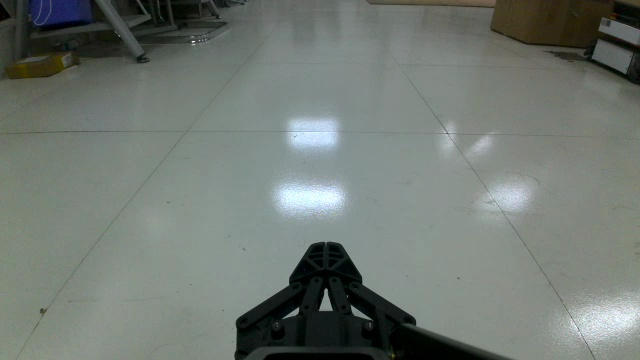
#> input picture results/patrol/loop_24_1.jpg, 640 x 360 px
$ python demo_calibration.py
#> lines starting #> are read from the running program, lines starting #| are printed output that depends on the picture
#!/usr/bin/env python3
"""模拟测距标定过程（演示用，合成数据，不是真机结果）。

生成一层地平面（相机下俯、地平线在画面外），模拟“点物体底部接触点 + 记录真实距离”，
演示：
  ① 固定针孔（俯角 0）为什么失效；
  ② 地平面标定 Z=a/(v-y_h) 如何拟合；
  ③ 采样从 1 张到 200 张时，误差如何收敛。

输出 results/calibration_demo/：
  calibration_demo.png   三栏说明图
  calibration_demo.gif   采样收敛动画（可直接放视频）
  calibration_demo.json  演示参数与误差（标注 simulated=true）

用法: ai312/bin/python scripts/demo_calibration.py
"""
import argparse
import json
import os

import numpy as np
from PIL import Image
import matplotlib
matplotlib.use("Agg")
import matplotlib.pyplot as plt
from matplotlib import font_manager
plt.rcParams["font.family"] = "Hiragino Sans GB"
plt.rcParams["axes.unicode_minus"] = False
from matplotlib.patches import Rectangle

ROOT = os.path.dirname(os.path.dirname(os.path.abspath(__file__)))
FONT = "/System/Library/Fonts/Hiragino Sans GB.ttc"


def fp(size):
    try:
        return font_manager.FontProperties(fname=FONT, size=size)
    except Exception:
        return font_manager.FontProperties(size=size)


def fit_row(v, z, h):
    """Z = a/(v-y_h)：网格搜 y_h，闭式解 a。"""
    best = None
    for yh in np.arange(-3.0 * h, 2.0 * h, 1.0):
        den = v - yh
        if np.any(np.abs(den) < 1e-6):
            continue
        r = 1.0 / den
        a = float((z * r).sum() / (r * r).sum())
        if a <= 0:
            continue
        pred = a * r
        rmse = float(np.sqrt(np.mean((pred - z) ** 2)))
        if best is None or rmse < best[0]:
            best = (rmse, a, float(yh))
    return (best[1], best[2]) if best else (None, None)


def metrics(z, gt):
    z = np.asarray(z, float); gt = np.asarray(gt, float)
    ok = z > 0
    if ok.sum() == 0:
        return {"n": 0}
    z, gt = z[ok], gt[ok]
    return {"n": int(ok.sum()),
            "absrel": round(float(np.mean(np.abs(z - gt) / gt)), 4),
            "rmse_m": round(float(np.sqrt(np.mean((z - gt) ** 2))), 4),
            "delta1": round(float(np.mean(np.maximum(z / gt, gt / z) < 1.25)), 4)}


def main():
    ap = argparse.ArgumentParser()
    ap.add_argument("--out", default=os.path.join(ROOT, "results", "calibration_demo"))
    ap.add_argument("--seed", type=int, default=7)
    ap.add_argument("--n-max", type=int, default=200)
    ap.add_argument("--no-gif", action="store_true")
    args = ap.parse_args()
    os.makedirs(args.out, exist_ok=True)
    rng = np.random.default_rng(args.seed)

    # 合成“真值”：相机下俯，地平线在画面外（y=-12），H=0.25m，f=212px
    H, H_IMG, Y_H, A_ROW = 360, 360, -12.0, 90.0
    levels = np.array([0.6, 1.2, 1.8])
    n_img = args.n_max
    rows, dists, disp, files = [], [], [], []
    for i in range(n_img):
        for z0 in levels:
            z = z0 * (1 + rng.normal(0, 0.008))                 # 摆放误差
            v = Y_H + A_ROW / z + rng.normal(0, 1.2)            # 点击底部接触点 ±1.2px
            u = 320 + rng.normal(0, 22)                          # 横向位置
            d = (1.0 / z - 0.033) / 0.85 * (1 + rng.normal(0, 0.02))  # 深度相对值
            rows.append(v); dists.append(z); disp.append(d); files.append(i)
    rows, dists, disp, files = map(np.array, (rows, dists, disp, files))

    # 固定测试集（每距离 40 个点），与训练采样独立
    tr_rows, tr_z = rows[:60], dists[:60]
    test_idx = rng.choice(len(rows), 120, replace=False)
    te_rows, te_z, te_disp = rows[test_idx], dists[test_idx], disp[test_idx]
    test_bank = (te_rows, te_z, te_disp)

    # A：固定针孔（地平线在画面中心，俯角 0）
    def fixed_z(v):
        dv = v - H_IMG / 2
        return 212.0 * 0.25 / dv if dv > 10 else None
    a_pred = np.array([fixed_z(v) if fixed_z(v) else np.nan for v in te_rows])
    valid = ~np.isnan(a_pred)
    a_res = metrics(a_pred[valid], te_z[valid])

    # B：用全部 600 点拟合（最终演示值）
    a_b, yh_b = fit_row(rows, dists, H_IMG)
    b_pred = np.where(te_rows - yh_b > 1e-6, a_b / (te_rows - yh_b), np.nan)
    b_res = metrics(b_pred, te_z)

    # C：1/Z = a*disp + b
    Ac = np.stack([disp, np.ones_like(disp)], 1)
    (ac, bc), *_ = np.linalg.lstsq(Ac, 1.0 / dists, rcond=None)
    c_pred = 1.0 / (ac * te_disp + bc)
    c_res = metrics(c_pred, te_z)

    summary = {
        "simulated": True, "note": "合成数据演示，不是真机标定结果",
        "camera": {"H_m": 0.25, "f_px": 212, "horizon_row": Y_H, "pitch": "下俯（地平线在画面外）"},
        "n_images": int(n_img), "n_points": int(len(rows)),
        "A_fixed_pinhole": a_res, "B_ground_fit": {**b_res, "a": a_b, "y_h": yh_b},
        "C_depth_fit": {**c_res, "a": round(float(ac), 4), "b": round(float(bc), 4)},
        "real_pilot_reference": {"B_absrel": 0.0304, "C_absrel": 0.0321,
                                 "source": "results/ep_ranging_eval.md（9 张真机，非本演示）"},
    }
    json.dump(summary, open(os.path.join(args.out, "calibration_demo.json"), "w"),
              ensure_ascii=False, indent=2)

    # ---------- 静态三栏图 ----------
    fig = plt.figure(figsize=(16, 9), facecolor="#11151c")
    gs = fig.add_gridspec(1, 3, width_ratios=[1.1, 1.15, 0.9], wspace=0.25)
    fig.suptitle("模拟标定过程（合成数据 · 演示用，不是真机结果）",
                 color="#ffb347", fontproperties=fp(24), y=0.97)

    # ① 采集示意：EP 实拍背景 + 合成接触点
    ax = fig.add_subplot(gs[0, 0]); ax.set_facecolor("#11151c")
    bg_path = os.path.join(ROOT, "results", "patrol", "loop_24_1.jpg")
    if os.path.exists(bg_path):
        ax.imshow(np.asarray(Image.open(bg_path).convert("RGB")))
    ax.set_xlim(0, 640); ax.set_ylim(360, 0); ax.axis("off")
    ax.set_title("① 采集：点物体底部接触点（示意图）", color="white", fontproperties=fp(16))
    for z0, color in zip(levels, ["#66d9ff", "#ffd166", "#ff7b7b"]):
        v = Y_H + A_ROW / z0
        ax.scatter([320], [v], s=90, facecolors="none", edgecolors=color, linewidths=2)
        dy = {-1: -26, 0: 22, 1: 26}[int(round((z0 - 1.2) / 0.6))]
        ax.annotate(f"{z0:.1f}m", (320, v), xytext=(340, v + dy),
                    color=color, fontproperties=fp(12),
                    arrowprops={"arrowstyle": "-", "color": color, "lw": 1})
    ax.text(12, 338, "背景为 EP 实拍，点位为合成", color="#ffb347",
            fontproperties=fp(11), va="bottom")

    # ② 地平面拟合
    ax = fig.add_subplot(gs[0, 1]); ax.set_facecolor("#11151c")
    ax.scatter(rows, dists, s=8, c="#4d7ea8", alpha=0.35, label="采样点（600）")
    vv = np.linspace(5, 175, 400)
    ax.plot(vv, a_b / (vv - yh_b), c="#00e0a4", lw=2.5,
            label=f"B 拟合  Z={a_b:.1f}/(v-({yh_b:.1f}))")
    ax.axvspan(0, 180, color="#ff5c5c", alpha=0.06)
    ax.axvline(180, color="#ff5c5c", ls="--", lw=1)
    ax.text(8, 2.55, "A 固定针孔在这里\n全部无定义（v<180）", color="#ff6b6b",
            fontproperties=fp(12), va="top")
    ax.set_xlim(0, 190); ax.set_ylim(0, 3.0)
    ax.set_xlabel("接触点行号 v (px)", color="#ddd"); ax.set_ylabel("真实距离 Z (m)", color="#ddd")
    ax.set_title("② 地平面标定：行号 → 距离", color="white", fontproperties=fp(16))
    ax.tick_params(colors="#aaa"); ax.grid(alpha=0.15)
    ax.legend(prop=fp(11), facecolor="#1b2028", labelcolor="white", loc="upper right")

    # ③ 误差对比
    ax = fig.add_subplot(gs[0, 2]); ax.set_facecolor("#11151c")
    names = ["A 固定针孔", "B 地平面", "C 深度"]
    vals = [0.0, b_res.get("absrel", 0) * 100, c_res.get("absrel", 0) * 100]
    colors = ["#555", "#00e0a4", "#4dabf7"]
    bars = ax.bar(names, vals, color=colors)
    ax.text(0, 2, "不可用\n(0 个有效点)", ha="center", color="#ff6b6b", fontproperties=fp(11))
    for b, v in zip(bars[1:], vals[1:]):
        ax.text(b.get_x() + b.get_width() / 2, v + 0.15, f"{v:.2f}%",
                ha="center", color="white", fontproperties=fp(12))
    ax.set_ylim(0, max(5, max(vals) * 1.35))
    ax.set_ylabel("测试 AbsRel (%)", color="#ddd")
    ax.set_title("③ 误差对比（合成）", color="white", fontproperties=fp(16))
    ax.tick_params(colors="#aaa"); ax.grid(axis="y", alpha=0.15)
    ax.text(0.02, 0.97, "真机 9 张 pilot（参考）\nB 3.04% · C 3.21%\n（非本演示数据）",
            transform=ax.transAxes, va="top", color="#ffb347", fontproperties=fp(10))

    fig.text(0.5, 0.02, "合成演示 · 不是真机标定结果；真机结果见 results/ep_ranging_eval.md",
             ha="center", color="#ffb347", fontproperties=fp(12))
    png = os.path.join(args.out, "calibration_demo.png")
    fig.savefig(png, dpi=110, facecolor=fig.get_facecolor(), bbox_inches="tight")
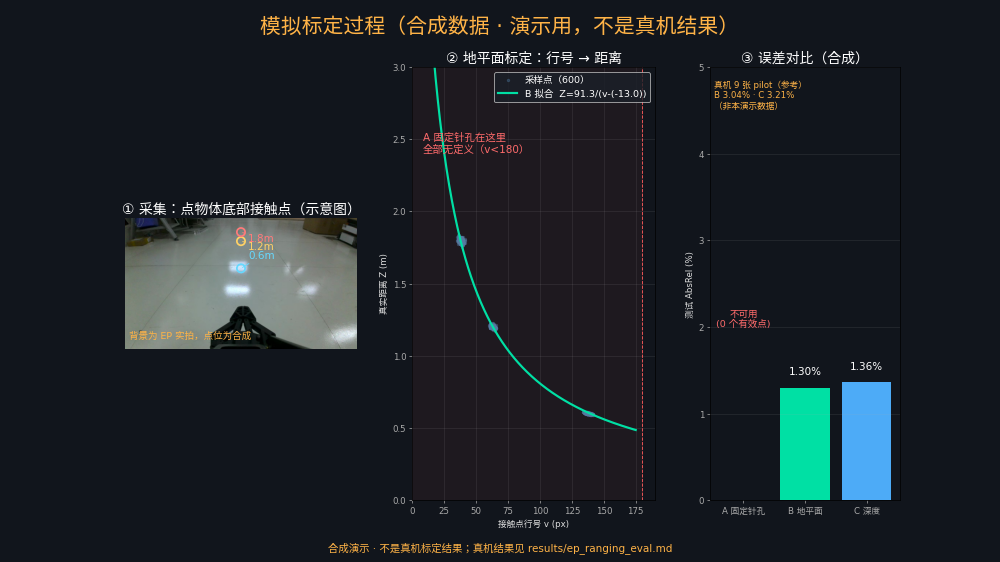
#> figure drawn by matplotlib, 3 panels; panel 2: curve peaks at x = 5, y = 5.07; panel 3: tallest bar 1.36 high, from x = 1.6 to 2.4
    plt.close(fig)

    # ---------- 采样收敛动画 ----------
    gif_path = os.path.join(args.out, "calibration_demo.gif")
    if not args.no_gif:
        frames, durs = [], []
        ns = [1, 2, 3, 5, 9, 15, 25, 50, 100, 200]
        for k, n in enumerate(ns):
            idx = np.arange(min(n * 3, len(rows)))
            v, z = rows[idx], dists[idx]
            fig2, ax2 = plt.subplots(figsize=(12.8, 7.2), facecolor="#11151c")
            ax2.set_facecolor("#11151c")
            ax2.scatter(v, z, s=22, c="#66d9ff", alpha=0.9, label=f"已采样 {len(idx)} 点（{n} 张图）")
            if len(idx) >= 5:
                aa, yy = fit_row(v, z, H_IMG)
                vv2 = np.linspace(5, 175, 400)
                ax2.plot(vv2, aa / (vv2 - yy), c="#00e0a4", lw=2.5, label="B 拟合")
                pred = aa / (te_rows - yy)
                r = metrics(pred, te_z)
                info = f"采样 {n} 张｜测试 AbsRel {r['absrel']*100:.2f}%｜y_h={yy:.1f}"
            else:
                info = f"采样 {n} 张｜样本不足，无法拟合"
            ax2.set_xlim(0, 190); ax2.set_ylim(0, 3.0)
            ax2.set_xlabel("接触点行号 v (px)", color="#ddd"); ax2.set_ylabel("真实距离 Z (m)", color="#ddd")
            ax2.tick_params(colors="#aaa"); ax2.grid(alpha=0.15)
            ax2.legend(prop=fp(11), facecolor="#1b2028", labelcolor="white", loc="upper right")
            ax2.set_title("模拟标定：采样 → 拟合 → 误差收敛（合成数据）", color="white",
                          fontproperties=fp(18), pad=16)
            ax2.text(0.02, 0.95, info, transform=ax2.transAxes, va="top",
                     color="#00e0a4", fontproperties=fp(14))
            fig2.text(0.5, 0.02, "演示用合成数据，不是真机标定结果",
                      ha="center", color="#ffb347", fontproperties=fp(12))
            tmp = os.path.join(args.out, f"_frame_{k:02d}.png")
            fig2.savefig(tmp, dpi=100, facecolor=fig2.get_facecolor(), bbox_inches="tight")
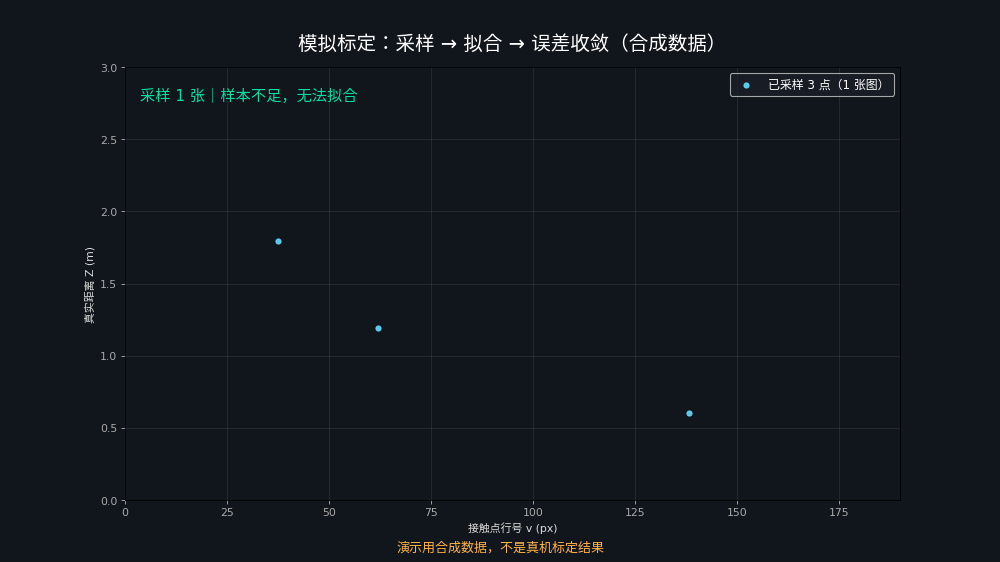
#> figure drawn by matplotlib, 1 panel
            plt.close(fig2)
            frames.append(Image.open(tmp).convert("RGB"))
            durs.append(700 if k < len(ns) - 1 else 1800)
        frames[0].save(gif_path, save_all=True, append_images=frames[1:],
                       duration=durs, loop=0, optimize=True)
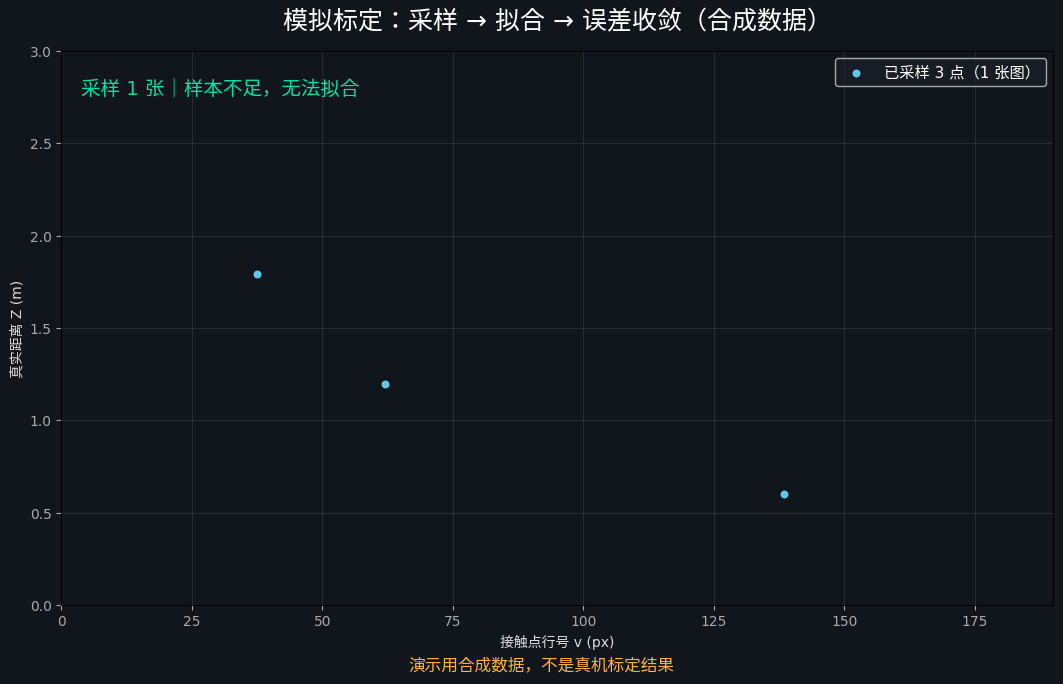
#> saved as calibration_demo.gif: PIL image 1063x684 RGB; mean R, G, B 19.4, 23.6, 30.2
        for k in range(len(ns)):
            try:
                os.remove(os.path.join(args.out, f"_frame_{k:02d}.png"))
            except OSError:
                pass

    print("=== 模拟标定演示（合成数据，仅演示流程）===")
    print(f"相机: f=212px, H=0.25m, 地平线 y={Y_H}px（下俯，画面外）")
    print(f"数据: {n_img} 张 × 3 物体 = {len(rows)} 点，点击噪声 σ=1.2px")
    print(f"A 固定针孔: {a_res.get('n',0)}/120 个测试点可用（v<180 全部无定义）")
    print(f"B 地平面: a={a_b:.2f}, y_h={yh_b:.1f}, AbsRel={b_res.get('absrel')}")
    print(f"C 深度: a={ac:.3f}, b={bc:.3f}, AbsRel={c_res.get('absrel')}")
    print(f"真机 9 张 pilot（参考，非本演示）: B 3.04% / C 3.21%")
    print(f"输出: {png}" + (f"，{gif_path}" if not args.no_gif else ""))


if __name__ == "__main__":
    main()
